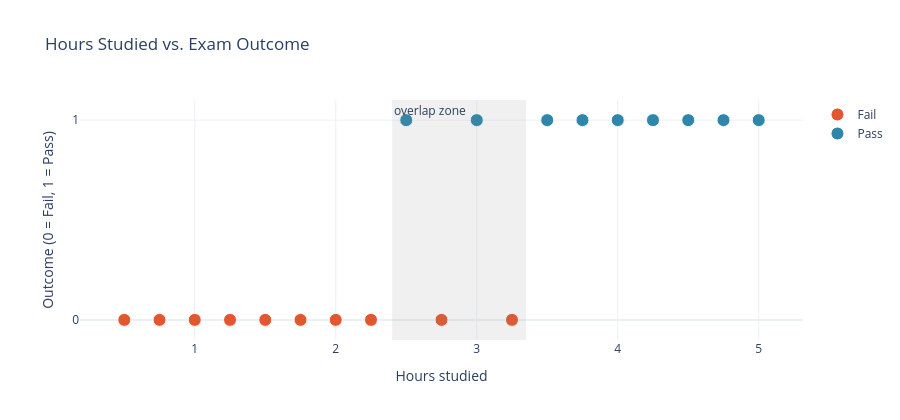

Notebook code cell kept with this figure:
### Markdown cell above
**Reading the chart below**  
- **x-axis**: hours studied  
- **y-axis**: outcome (0 = Fail, 1 = Pass)  
- **Red dots** = students who failed, **blue dots** = students who passed  
- Notice the **overlap zone (≈ 2.5 to 3.25 hours)**: some students passed and some failed with similar hours. No straight cut-off separates them perfectly, so the model has to work with *probabilities*.

### Code cell
fig = go.Figure()
for label, name, color in [(0, "Fail", FAIL_COLOR), (1, "Pass", PASS_COLOR)]:
    sub = df[df.passed == label]
    fig.add_trace(go.Scatter(x=sub.hours, y=sub.passed, mode="markers", name=name,
                             marker=dict(size=13, color=color, line=dict(width=1, color="white"))))
fig.add_vrect(x0=2.4, x1=3.35, fillcolor="gray", opacity=0.12, line_width=0,
              annotation_text="overlap zone", annotation_position="top left")
fig.update_layout(title="Hours Studied vs. Exam Outcome", template="plotly_white",
                  xaxis_title="Hours studied", yaxis_title="Outcome (0 = Fail, 1 = Pass)",
                  yaxis=dict(tickvals=[0, 1]), height=420)
fig.show()

### Figure 1 — Plotly figure (JSON) as saved in the notebook; plotly's stock layout.template omitted (floating-point values rounded to 4 significant figures)
{"data": [{"marker": {"color": "#E4572E", "line": {"color": "white", "width": 1}, "size": 13}, "mode": "markers", "name": "Fail", "type": "scatter", "x": [0.5, 0.75, 1.0, 1.25, 1.5, 1.75, 2.0, 2.25, 2.75, 3.25], "y": [0, 0, 0, 0, 0, 0, 0, 0, 0, 0]}, {"marker": {"color": "#2E86AB", "line": {"color": "white", "width": 1}, "size": 13}, "mode": "markers", "name": "Pass", "type": "scatter", "x": [2.5, 3.0, 3.5, 3.75, 4.0, 4.25, 4.5, 4.75, 5.0], "y": [1, 1, 1, 1, 1, 1, 1, 1, 1]}], "layout": {"annotations": [{"showarrow": false, "text": "overlap zone", "x": 2.4, "xanchor": "left", "xref": "x", "y": 1, "yanchor": "top", "yref": "y domain"}], "height": 420, "shapes": [{"fillcolor": "gray", "line": {"width": 0}, "opacity": 0.12, "type": "rect", "x0": 2.4, "x1": 3.35, "xref": "x", "y0": 0, "y1": 1, "yref": "y domain"}], "title": {"text": "Hours Studied vs. Exam Outcome"}, "xaxis": {"title": {"text": "Hours studied"}}, "yaxis": {"tickvals": [0, 1], "title": {"text": "Outcome (0 = Fail, 1 = Pass)"}}}}
